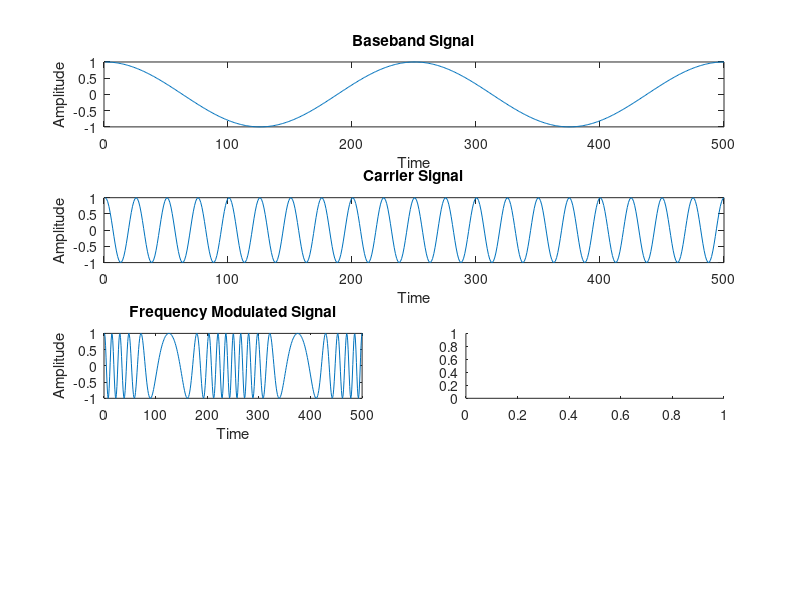

Source code (MATLAB): (Note: this script raises an error after producing the figure.)
%Code by SUDIP NAYAK B220061
%FM signal and frequency spectrum of the FM signal
kf = 15 ; %Frequency sensitivity factor
Am = 1 ; %Amplitude of modulating signal
fm = 2 ; %Frquency of modulating signal
f = 400 ; 
b = (kf*Am)/fm ; %beta
t = linspace(0,1,500); %Time axis
Ac = 1 ; %Amplitude of carrier signal
fc = 20 ; %Frequency of carrier signal
mt = Am * cos(2*pi*fm.*t); %Modulating signal
ct = Ac * cos(2*pi*fc.*t); %Carrier signal
sfm = Ac * cos(2*pi*fc.*t + b*sin(2*pi*fm.*t));  %FM signal
spectrumsfm = abs(fft(sfm)); %Spectrum of FM signal
subplot(411);
plot(mt);
title("Baseband Signal");
xlabel("Time");
ylabel("Amplitude");
subplot(412);
plot(ct);
title("Carrier Signal");
xlabel("Time");
ylabel("Amplitude");
subplot(425);
plot(sfm);
title("Frequency Modulated Signal");
xlabel("Time");
ylabel("Amplitude");
subplot(426);
plot(fmdemod(sfm,fc,f,50)); %Generating the De-modulated signal
title("De-Modulated Signal");
xlabel("Time");
ylabel("Amplitude");
subplot(414);
plot(spectrumsfm);
title("Frequency Spectrum of modulated Signal");
xlabel("Time");
ylabel("Amplitude");